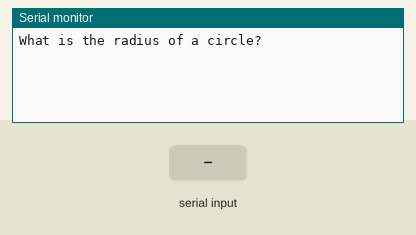
The sketch below on a simulated Arduino Uno, built with avr-gcc and run on an emulated ATmega328P. On the bench: the last lines printed to the serial monitor. The test bench sets the inputs (shaded band).

Above: at 1.2 s.
1.3 s: "90,45\n" received over Serial
At 2.2 s:
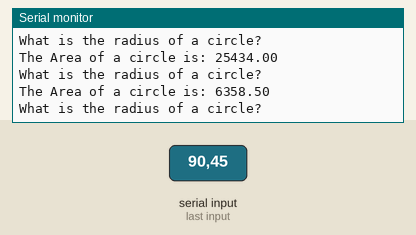
2.8 s: "30,150\n" received over Serial
At 4.5 s:
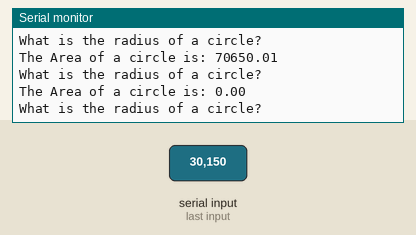
Timing chart, 0 to 6.0 s (numbered marks = the images above; inputs shaded):
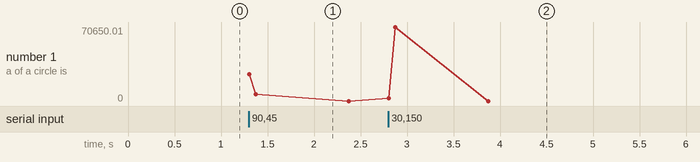

Measured:
- after the input at 1.3 s, the serial monitor: prints a new line at once (image 1)
- after the input at 2.8 s, the serial monitor: prints a new line at once (image 2)

The sketch:

readAnalogData.ino
```cpp
String prompt = "What is the radius of a circle?";
String result = "The Area of a circle is: ";
float pi = 3.14;
float area;
float radius;

void setup() {
  // put your setup code here, to run once:
  Serial.begin(9600);
}

void loop() {
  // put your main code here, to run repeatedly:

  Serial.println(prompt);

  // loop breaks if only input is read
  while (Serial.available() == 0) { }

  // formula: Area = Pi * radius^2

  // once input has been read, we are calling parseFloat() function of Serial to convert the input
  radius = Serial.parseFloat();

  area = pi * radius * radius;

  Serial.print(result);
  Serial.println(area);
}
```
